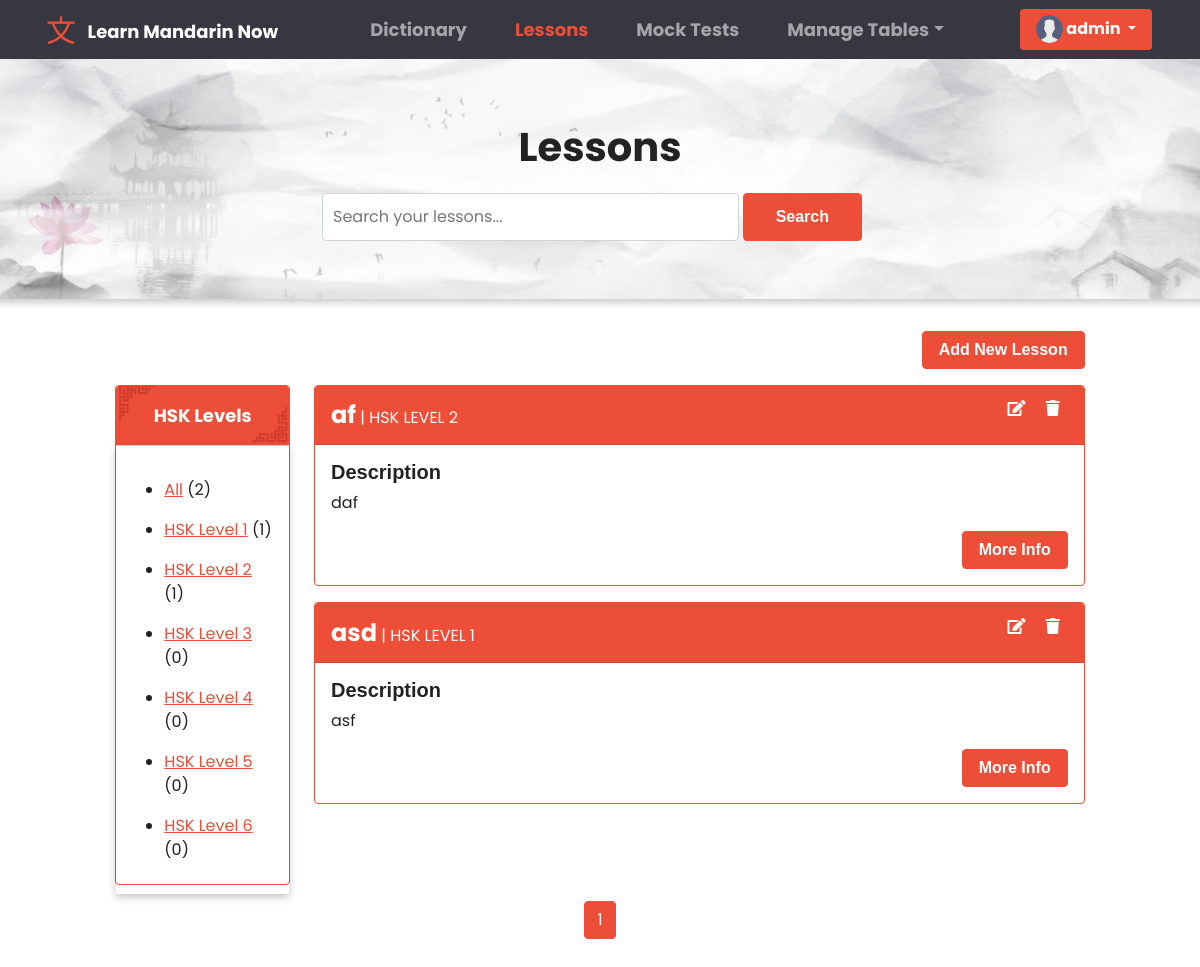
Before: /lessons/ (signed in) with the older database file.
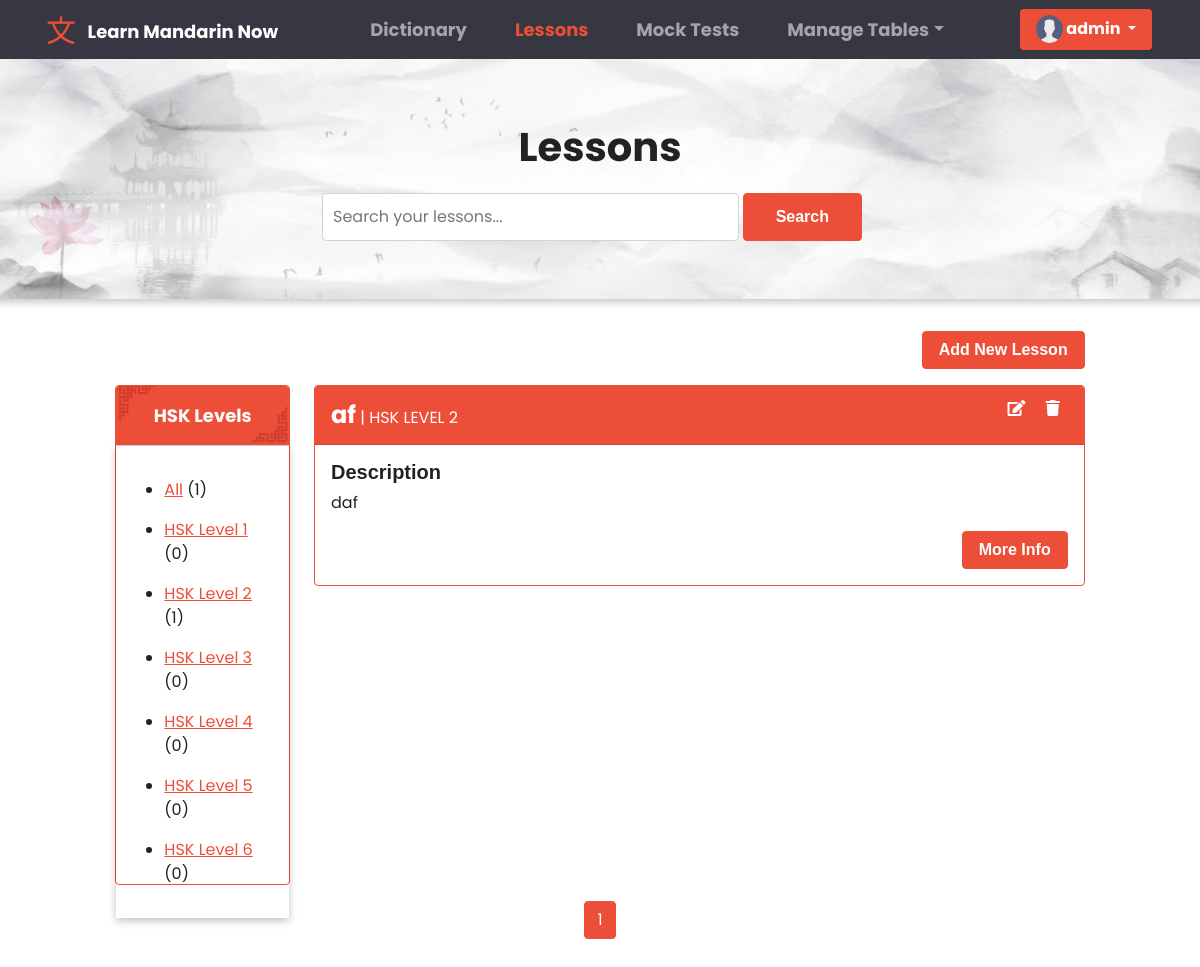
After: the same page with the newer database file.
### base/models.py (models this page shows, shortened)
class HskLevel(models.Model):
    level = models.CharField(max_length=200)
    def __str__(self):
        return self.level
    class Meta:
        ordering = ['level']

class Lesson(models.Model):
    title = models.CharField(max_length=200, null=True)
    description = models.TextField(null=True, blank=True)
    hsklevel = models.ForeignKey(HskLevel, on_delete=models.SET_NULL, null=True, verbose_name = "HSK Level")
    content = models.TextField(null=True, blank=True)
    is_publish = models.BooleanField(default=False, verbose_name="Publish")
    updated = models.DateTimeField(auto_now=True)
    created = models.DateTimeField(auto_now_add=True)
    class Meta:
        ordering = ['-updated', '-created']

### base/views.py (the view)
# urls.py: path('lessons/', views.LessonsPage, name = 'lessons'),
@login_required(login_url='anonymous')
def LessonsPage(request):
    search =  request.GET.get('search') if request.GET.get('search') != None else ''
    hsklevels = HskLevel.objects.all()
    all_result = Lesson.objects.all()
    lessons = Lesson.objects.filter(
        Q(title__icontains = search) |
        Q(description__icontains = search) |
        Q(hsklevel__level__icontains = search)
        )
    p = Paginator(lessons, 6)
    page = request.GET.get('page')
    lessons = p.get_page(page)
    context = {
        'lessons' : lessons,
        'all_result' : all_result,
        'hsklevels' : hsklevels,
        'dictionary_active' : '',
        'lesson_active' : 'active',
        'search': search,
        'page' : page,
    }
    return render(request, 'lesson.html', context)

### templates/lesson.html (shortened to what this page needs)
{% extends "main.html" %} {% block content %} {% load static %}
<link rel="stylesheet" href="{% static 'css/dictionary.css' %}" />
<link rel="stylesheet" href="{% static 'css/table.css' %}" />
<div class="container-fluid px-3 py-3 forRemovingMargin">
  <div class="row  justify-content-center" id="dictionary_header">
    <div class="col col-lg-6">
      <p class="dictionary_text">Lessons</p>
      <form class="d-flex sm-1" action="" method="GET">
        <input
          class="form-control me-sm-1 input_searchD"
          type="search"
          placeholder="Search your lessons..."
          name="search"
        />
        <button class="btn btn-primary my-2 my-sm-0 search_btn" type="submit">
          Search
        </button>
      </form>
    </div>
  </div>
{% if request.user.is_authenticated and request.user.is_staff %}
<div class="row mb-3 justify-content-center px-3">
  <div class="col col-lg-10">
    <a
      href="{% url 'superuser-add-lesson' %}"
      class="btn btn-primary"
      style="float: right"
    >
      Add New Lesson
    </a>
  </div>
</div>
{% endif %}
<div class="row justify-content-center  px-3">
  <div class="col col-lg-2 col-md-4 d-lg-block d-sm-none d-md-block d-none">
    <div class="card border-primary" style="height: 500px">
      <div class="card-header" id="card_header">
        <strong style="font-size: large">HSK Levels</strong>
      </div>
      <div class="card-body for_shadow">
        <ul>
          <li class="my-3">
            <a href="{% url 'lessons' %}">All</a>
            ({{all_result.count}})
          </li>
          {% for hsklevel in hsklevels %}
          <li class="my-3">
            <a href="{% url 'lessons' %}?search={{hsklevel.level}}&page=1"
              >{{ hsklevel.level }}</a
            >
            ({{hsklevel.lesson_set.all.count}})
          </li>
          {% endfor %}
        </ul>
      </div>
    </div>
  </div>
  <div class="col col-lg-8 col-md-8">
   {% for lesson in lessons %}
    <div class="card border-primary mb-3">
      <div class="card-header card_head_def" id="card_subhead">
        <strong style="font-size: x-large">{{lesson.title}}</strong> |
        <span class="text-uppercase">{{ lesson.hsklevel }}</span>
        {%if request.user.is_authenticated and request.user.is_staff%}
        <div style="float: right">
          <a href="{% url 'superuser-edit-lesson' lesson.id %}"
            ><i class="fas fa-edit mx-2 sub_headIcon"></i
          ></a>
          <a href="#" onclick="showDeleteModal('modal_lesson', '{{lesson.id}}')"
            ><i class="fas fa-trash mx-2 sub_headIcon"></i
          ></a>
        </div>
        {% endif %}
      </div>
      <div class="card-body">
        <h5 class="card-title">Description</h5>
        <p class="card-text">
          {{lesson.description}}
        </p>
        <a
          href="{% url 'lessons-details' lesson.id  %}"
          class="btn btn-primary"
          style="float: right; clear: after"
          >More Info</a
        >
      </div>
    </div>
    {% endfor %}
  </div>
</div>
<div class="row justify-content-center">
  <div class="col col-lg-6">
      <ul class="pagination justify-content-center">
        <div class="pagination px-3 py-3">
          {% for i in lessons.paginator.page_range %}
          {% if lessons.number == i %}
          <li class="page-item active"><a class="page-link" href="?page={{i}}">{{i}}</a></li>
          {% elif i > lessons.number|add:'-3' and i < lessons.number|add:'3' %}
          <li class="page-item"><a class="page-link" href="?page={{i}}">{{i}}</a></li>
          {% endif %}
          {% endfor %}
      </ul>
  </div>
</div>
{% endblock content %}

Changed rows visible on the page:
removed Lesson: title "asd", hsklevel "HSK LEVEL 1", description "asf"
computed for HskLevel "HSK Level 1": lesson_set.all.count "1" → "0"
Other visible differences:
{{ all_result.count }}: "2" → "1"
